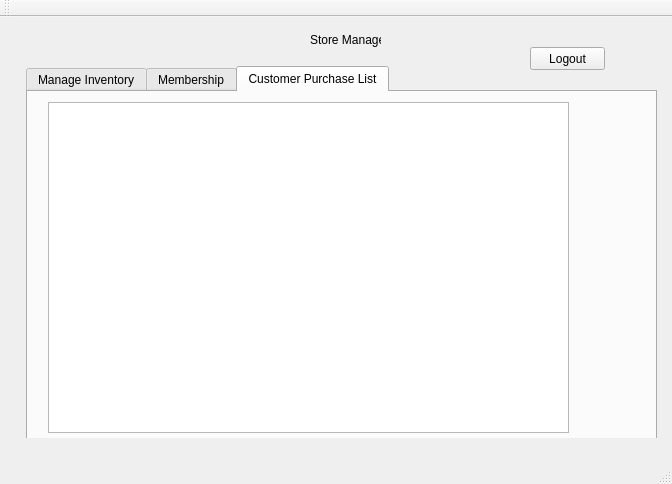
<?xml version="1.0" encoding="UTF-8"?>
<ui version="4.0">
 <class>MainWindow</class>
 <widget class="QMainWindow" name="MainWindow">
  <property name="geometry">
   <rect>
    <x>0</x>
    <y>0</y>
    <width>672</width>
    <height>484</height>
   </rect>
  </property>
  <property name="windowTitle">
   <string>MainWindow</string>
  </property>
  <widget class="QWidget" name="centralWidget">
   <widget class="QStackedWidget" name="stacked_widget">
    <property name="geometry">
     <rect>
      <x>10</x>
      <y>10</y>
      <width>651</width>
      <height>411</height>
     </rect>
    </property>
    <property name="currentIndex">
     <number>2</number>
    </property>
    <widget class="QWidget" name="login_page">
     <widget class="QLabel" name="userLabel">
      <property name="geometry">
       <rect>
        <x>160</x>
        <y>160</y>
        <width>47</width>
        <height>13</height>
       </rect>
      </property>
      <property name="text">
       <string>Username:</string>
      </property>
     </widget>
     <widget class="QLabel" name="passLabel">
      <property name="geometry">
       <rect>
        <x>160</x>
        <y>190</y>
        <width>47</width>
        <height>13</height>
       </rect>
      </property>
      <property name="text">
       <string>Password:</string>
      </property>
     </widget>
     <widget class="QLineEdit" name="userEdit">
      <property name="geometry">
       <rect>
        <x>230</x>
        <y>160</y>
        <width>113</width>
        <height>20</height>
       </rect>
      </property>
     </widget>
     <widget class="QLineEdit" name="passEdit">
      <property name="geometry">
       <rect>
        <x>230</x>
        <y>190</y>
        <width>113</width>
        <height>20</height>
       </rect>
      </property>
      <property name="echoMode">
       <enum>QLineEdit::Password</enum>
      </property>
     </widget>
     <widget class="QPushButton" name="pushButton">
      <property name="geometry">
       <rect>
        <x>240</x>
        <y>230</y>
        <width>75</width>
        <height>23</height>
       </rect>
      </property>
      <property name="text">
       <string>Login</string>
      </property>
     </widget>
     <widget class="QLabel" name="errorLabel">
      <property name="geometry">
       <rect>
        <x>150</x>
        <y>210</y>
        <width>221</width>
        <height>20</height>
       </rect>
      </property>
      <property name="text">
       <string>&lt;html&gt;&lt;head/&gt;&lt;body&gt;&lt;p&gt;&lt;span style=&quot; font-size:9pt; font-style:italic; color:#ff0000;&quot;&gt;Error! - username or password is invalid!&lt;/span&gt;&lt;/p&gt;&lt;/body&gt;&lt;/html&gt;</string>
      </property>
     </widget>
    </widget>
    <widget class="QWidget" name="admin_page">
     <widget class="QLabel" name="label_2">
      <property name="geometry">
       <rect>
        <x>260</x>
        <y>10</y>
        <width>47</width>
        <height>13</height>
       </rect>
      </property>
      <property name="text">
       <string>Admin</string>
      </property>
     </widget>
     <widget class="QPushButton" name="logout_button1">
      <property name="geometry">
       <rect>
        <x>510</x>
        <y>10</y>
        <width>75</width>
        <height>23</height>
       </rect>
      </property>
      <property name="text">
       <string>Logout</string>
      </property>
     </widget>
     <widget class="QTabWidget" name="tabWidget">
      <property name="geometry">
       <rect>
        <x>10</x>
        <y>30</y>
        <width>631</width>
        <height>381</height>
       </rect>
      </property>
      <property name="currentIndex">
       <number>0</number>
      </property>
      <widget class="QWidget" name="inventory_tab_a">
       <attribute name="title">
        <string>Manage Inventory</string>
       </attribute>
      </widget>
      <widget class="QWidget" name="membership_tab_a">
       <attribute name="title">
        <string>Membership</string>
       </attribute>
      </widget>
     </widget>
    </widget>
    <widget class="QWidget" name="manager_page">
     <widget class="QPushButton" name="logout_button2">
      <property name="geometry">
       <rect>
        <x>520</x>
        <y>20</y>
        <width>75</width>
        <height>23</height>
       </rect>
      </property>
      <property name="text">
       <string>Logout</string>
      </property>
     </widget>
     <widget class="QTabWidget" name="customerPurchase_t">
      <property name="geometry">
       <rect>
        <x>16</x>
        <y>39</y>
        <width>631</width>
        <height>381</height>
       </rect>
      </property>
      <property name="currentIndex">
       <number>2</number>
      </property>
      <widget class="QWidget" name="inventory_tab_m">
       <attribute name="title">
        <string>Manage Inventory</string>
       </attribute>
      </widget>
      <widget class="QWidget" name="membership_tab_m">
       <attribute name="title">
        <string>Membership</string>
       </attribute>
      </widget>
      <widget class="QWidget" name="tab">
       <attribute name="title">
        <string>Customer Purchase List</string>
       </attribute>
       <widget class="QTableView" name="tableView">
        <property name="geometry">
         <rect>
          <x>20</x>
          <y>10</y>
          <width>521</width>
          <height>331</height>
         </rect>
        </property>
       </widget>
      </widget>
     </widget>
     <widget class="QLabel" name="label">
      <property name="geometry">
       <rect>
        <x>300</x>
        <y>3</y>
        <width>71</width>
        <height>20</height>
       </rect>
      </property>
      <property name="text">
       <string>Store Manager</string>
      </property>
     </widget>
    </widget>
   </widget>
  </widget>
  <widget class="QMenuBar" name="menuBar">
   <property name="geometry">
    <rect>
     <x>0</x>
     <y>0</y>
     <width>672</width>
     <height>21</height>
    </rect>
   </property>
  </widget>
  <widget class="QToolBar" name="mainToolBar">
   <attribute name="toolBarArea">
    <enum>TopToolBarArea</enum>
   </attribute>
   <attribute name="toolBarBreak">
    <bool>false</bool>
   </attribute>
  </widget>
  <widget class="QStatusBar" name="statusBar"/>
 </widget>
 <layoutdefault spacing="6" margin="11"/>
 <resources/>
 <connections/>
</ui>
